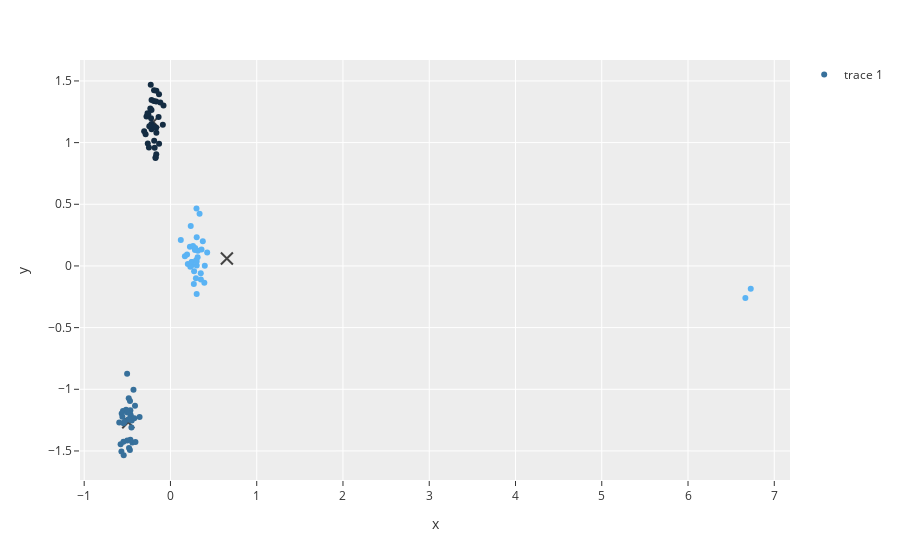

The cell this chart's notebook holds for it:
### Code cell
fig = px.scatter(x=kmeans.centroids[:, 0], y=kmeans.centroids[:, 1])
fig.update_traces(mode='markers', marker_size=12, marker_color='black', marker_symbol='x-thin', marker_line_width=2)
fig.add_scatter(x=x_train_scaled[:, 0], y=x_train_scaled[:, 1], marker_color=kmeans.labels, mode='markers')
fig.show()
